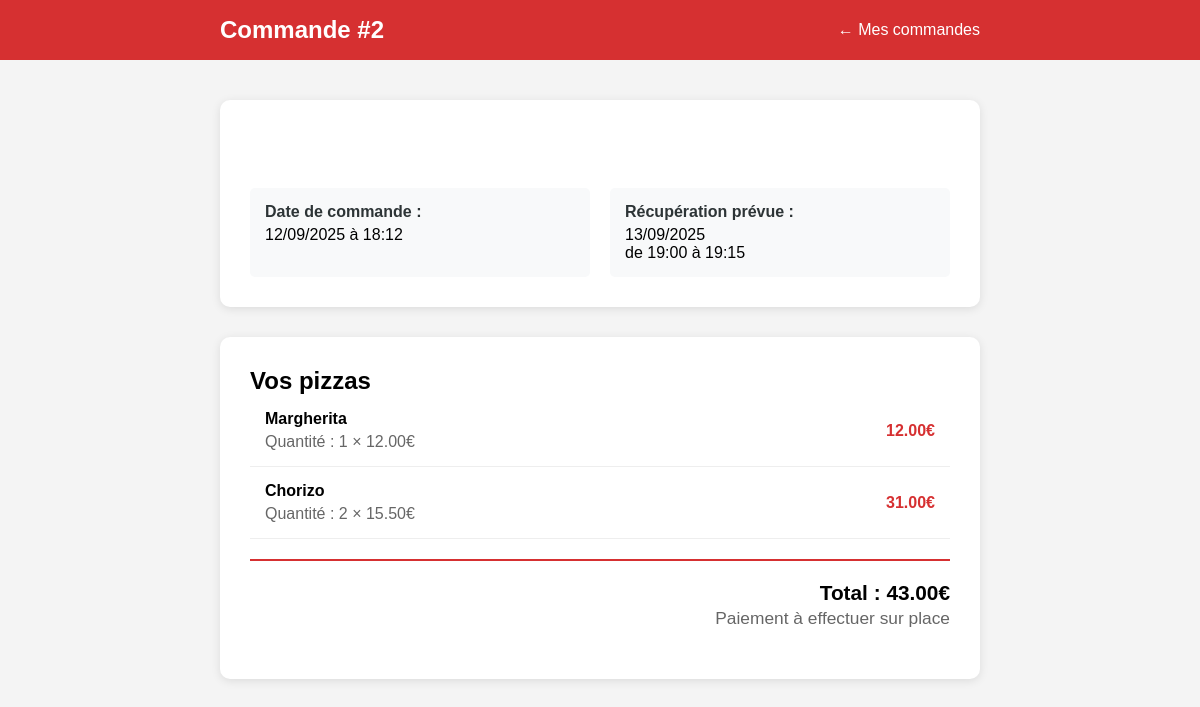
The page /detail_commande.php?id=2 (signed in) on the database its author committed.
### tables this page shows
CREATE TABLE `commandes` (
  `id` int(11) NOT NULL,
  `user_id` int(11) DEFAULT NULL,
  `creneau_id` int(11) DEFAULT NULL,
  `statut` enum('en_attente','confirmee','prete','terminee','annulee') DEFAULT 'en_attente',
  `total` decimal(8,2) DEFAULT NULL,
  `created_at` timestamp NOT NULL DEFAULT current_timestamp()
);

CREATE TABLE `creneaux` (
  `id` int(11) NOT NULL,
  `date_creneau` date NOT NULL,
  `heure_debut` time NOT NULL,
  `heure_fin` time NOT NULL,
  `max_pizzas` int(11) DEFAULT 20,
  `pizzas_commandees` int(11) DEFAULT 0,
  `actif` tinyint(1) DEFAULT 1
);

CREATE TABLE `commande_details` (
  `id` int(11) NOT NULL,
  `commande_id` int(11) DEFAULT NULL,
  `pizza_id` int(11) DEFAULT NULL,
  `quantite` int(11) NOT NULL,
  `prix_unitaire` decimal(5,2) DEFAULT NULL
);

CREATE TABLE `pizzas` (
  `id` int(11) NOT NULL,
  `nom` varchar(100) NOT NULL,
  `description` text DEFAULT NULL,
  `prix` decimal(5,2) NOT NULL,
  `image` varchar(255) DEFAULT NULL,
  `disponible` tinyint(1) DEFAULT 1
);

### detail_commande.php (the view, shortened to what this page needs)
<?php
$commande_id = $_GET['id'] ?? 0;
$database = new Database();
$db = $database->getConnection();
$query = "SELECT c.*, cr.date_creneau, cr.heure_debut, cr.heure_fin
          FROM commandes c
          JOIN creneaux cr ON c.creneau_id = cr.id
          WHERE c.id = ? AND c.user_id = ?";
$stmt = $db->prepare($query);
$stmt->execute([$commande_id, $_SESSION['user_id']]);
$commande = $stmt->fetch(PDO::FETCH_ASSOC);
$query = "SELECT cd.*, p.nom as pizza_nom
          FROM commande_details cd
          JOIN pizzas p ON cd.pizza_id = p.id
          WHERE cd.commande_id = ?";
$stmt = $db->prepare($query);
$stmt->execute([$commande_id]);
$details = $stmt->fetchAll(PDO::FETCH_ASSOC);
?>
<!DOCTYPE html>
<html lang="fr">
<head>
</head>
<body>
    <header>
        <div class="container">
            <nav class="nav">
                <h1>Commande #<?= $commande['id'] ?></h1>
                <a href="mes_commandes.php">← Mes commandes</a>
            </nav>
        </div>
    </header>
    <div class="main container">
        <div class="section">
            <div class="status-badge status-<?= $commande['statut'] ?>">
            </div>
            <div class="info-grid">
                <div class="info-item">
                    <span class="info-label">Date de commande :</span>
                    <?= date('d/m/Y à H:i', strtotime($commande['created_at'])) ?>
                </div>
                <div class="info-item">
                    <span class="info-label">Récupération prévue :</span>
                    <?= date('d/m/Y', strtotime($commande['date_creneau'])) ?><br>
                    de <?= date('H:i', strtotime($commande['heure_debut'])) ?>
                    à <?= date('H:i', strtotime($commande['heure_fin'])) ?>
                </div>
            </div>
        </div>
        <div class="section">
            <h2>Vos pizzas</h2>
            <?php foreach ($details as $detail): ?>
                <div class="pizza-item">
                    <div class="pizza-info">
                        <div class="pizza-name"><?= htmlspecialchars($detail['pizza_nom']) ?></div>
                        <div class="pizza-quantity">Quantité : <?= $detail['quantite'] ?> × <?= number_format($detail['prix_unitaire'], 2) ?>€</div>
                    </div>
                    <div class="pizza-price">
                        <?= number_format($detail['prix_unitaire'] * $detail['quantite'], 2) ?>€
                    </div>
                </div>
            <?php endforeach; ?>
            <div class="total">
                Total : <?= number_format($commande['total'], 2) ?>€
                <br><small style="font-weight: normal; color: #666;">Paiement à effectuer sur place</small>
            </div>
        </div>
    </div>
</body>
</html>

### detail_commande.php (style rules this page uses)
* { margin: 0; padding: 0; box-sizing: border-box; }
body { font-family: Arial, sans-serif; background: #f4f4f4; }
header { background: #d63031; color: white; padding: 1rem 0; }
.container { max-width: 800px; margin: 0 auto; padding: 0 20px; }
.nav { display: flex; justify-content: space-between; align-items: center; }
.nav h1 { font-size: 1.5rem; }
.nav a { color: white; text-decoration: none; }
.main { padding: 40px 20px; }
.section { background: white; margin-bottom: 30px; padding: 30px; border-radius: 10px; box-shadow: 0 2px 10px rgba(0,0,0,0.1); }
.status-badge { padding: 10px 20px; border-radius: 20px; color: white; font-weight: bold; display: inline-block; margin-bottom: 20px; }
.info-grid { display: grid; grid-template-columns: repeat(auto-fit, minmax(250px, 1fr)); gap: 20px; }
.info-item { padding: 15px; background: #f8f9fa; border-radius: 5px; }
.info-label { font-weight: bold; color: #2d3436; display: block; margin-bottom: 5px; }
.pizza-item { display: flex; justify-content: between; align-items: center; padding: 15px; border-bottom: 1px solid #eee; }
.pizza-info { flex-grow: 1; }
.pizza-name { font-weight: bold; margin-bottom: 5px; }
.pizza-quantity { color: #666; }
.pizza-price { font-weight: bold; color: #d63031; }
.total { font-size: 1.3em; font-weight: bold; text-align: right; padding: 20px 0; border-top: 2px solid #d63031; margin-top: 20px; }

### rows shown on the page
commandes: id "2", created_at "12/09/2025 à 18:12", creneau.date_creneau "13/09/2025", creneau.heure_debut "19:00", creneau.heure_fin "19:15", total "43.00"
commande_details: pizza.nom "Margherita", quantite "1", prix_unitaire "12.00", $detail['prix_unitaire']*$detail['quantite'] "12.00"
commande_details: pizza.nom "Chorizo", quantite "2", prix_unitaire "15.50", $detail['prix_unitaire'] * $detail['quantite'] "31.00"
